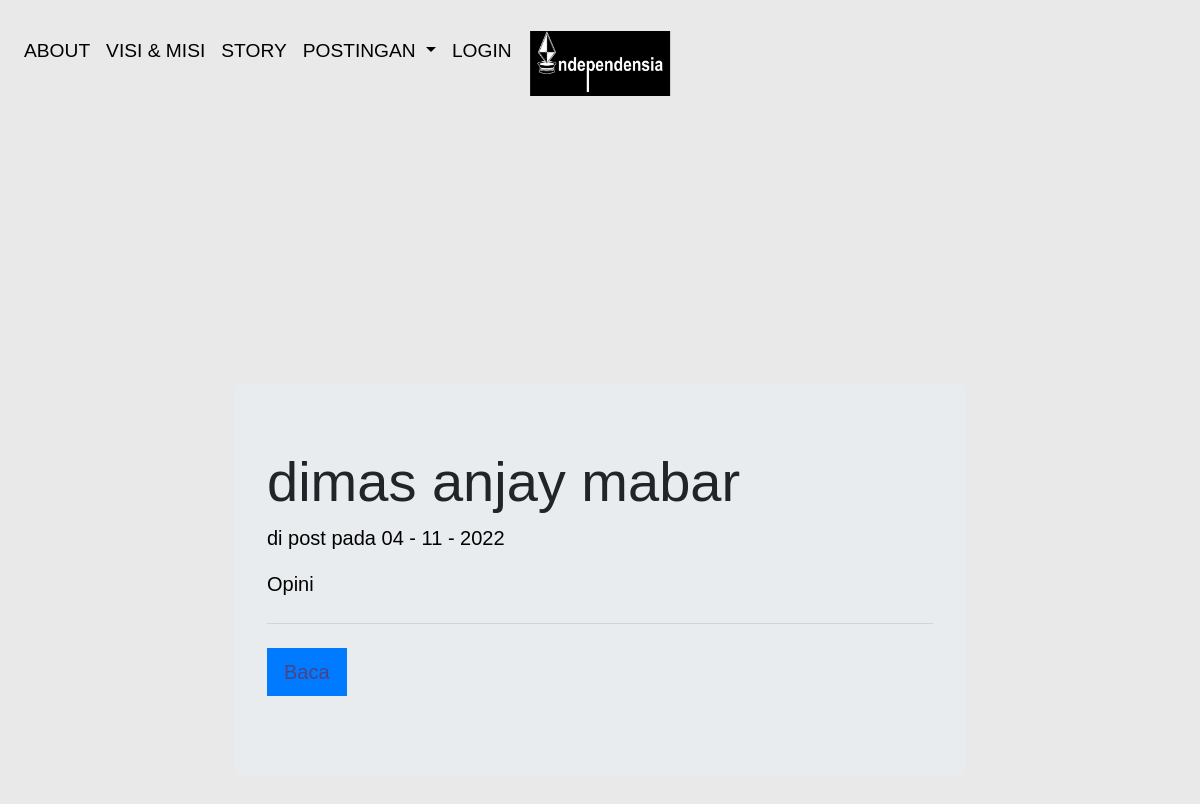
Page /opini on the committed database.
### sim/models.py (models this page shows, shortened)
class Ttulisan(db.Model,UserMixin):
    id_tulisan= db.Column(db.Integer, primary_key=True)
    judul= db.Column(db.String(100),nullable=False)
    kategori =db.Column(db.String(100), nullable=False)
    isi =db.Column(db.String(10000), nullable=False)
    tgl_post = db.Column(db.DateTime, nullable=False, default=datetime.utcnow)

### sim/admin/routes.py (the view)
@radmin.route("/opini")
def opini():
    tampilan = Ttulisan.query.all()
    return render_template("opini.html",info = tampilan)

### sim/templates/opini.html (shortened to what this page needs)
{% extends "base2.html" %}
{% block konten %}
{% for data in info|reverse %}
{% if data.kategori =="Opini" %}
<div class="jumbotron">
  <h1 class="display-4">{{data.judul}}</h1>
  <p class="lead">di post pada {{data.tgl_post.strftime("%d")}} - {{data.tgl_post.strftime("%m")}} - {{data.tgl_post.strftime("%Y")}}</p>
  <p class="lead">{{data.kategori}}</p>
  <hr class="my-4">
  <p class="lead">
    <a class="btn btn-primary btn-lg" href="{{url_for("radmin.detil",ed_id=data.id_tulisan)}} " role="button">Baca</a>
  </p>
</div>
{%endif%}
{%endfor%}
{% endblock %}

### sim/static/css/style.css (style rules this page uses)
* { margin: 0; padding: 0; }
html, body, .Container { height: 100%; font-family: 'Alegreya Sans', sans-serif; }
body { background-color: #e6e6e6d7; }
.btn { border-radius: 0; }
a:link, a:hover, a:visited { text-decoration: none; color: rgba(163, 5, 5, 0.486); }
h1 { font-size: 3.5rem; }
p { color: #000; font-family: 'Alegreya Sans', sans-serif; font-size: 1.2rem; }
:root { --swiper-theme-color: #000; }

### rows in the picture
Ttulisan: judul "dimas anjay mabar", tgl_post "04", tgl_post "11", tgl_post "2022", kategori "Opini"
